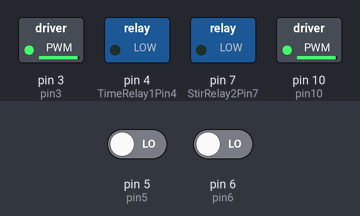
Simulated run of this sketch. Board: Arduino Uno, built with avr-gcc and run on an emulated ATmega328P. Shown: switched loads named in the sketch (green lamp = pin HIGH). The test bench sets the inputs (shaded band); at power-on: pin 5 (pin5) LOW, pin 6 (pin6) LOW. What the sketch prints to the serial monitor is not drawn.

Above: at 1.2 s.
1.3 s: pin 5 (pin5) driven HIGH
At 1.6 s:
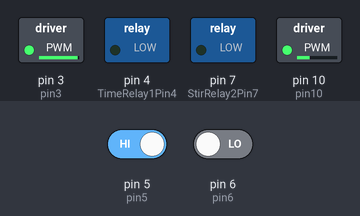
2.8 s: pin 6 (pin6) driven HIGH
At 3.9 s:
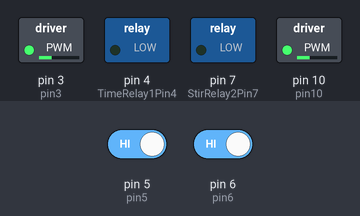
Timing chart, 0 to 5.8 s (numbered marks = the images above; inputs shaded):
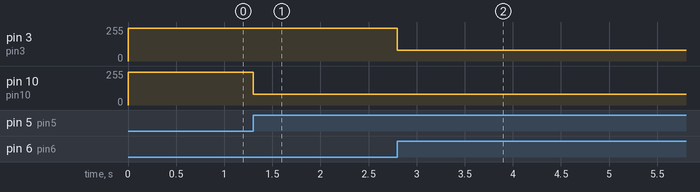

The sketch:

Time_Machine_328P.ino
```cpp
/*Time Machine/Re-Ager and Stir Plate Control ATmega328p 5v 16Mhz
John Emig
06/22/2015
Fan Control on timer 1, Pin 5
digital relay control on pin 4 for time machine motor, and Pin 7 for stir plate motor
three thermocouples A0, A1, A2
no thermal couple code not needed at this time

*/


//===================== VVV Time Keeping Stuff VVV
int years=0;
int months=0;
int weeks=0;
int days=0;
int hours=0;
int minutes=0;
unsigned long seconds=0;
unsigned long msec=0;

//===================== ^^^ Time Keeping Stuff ^^^

int pin5=5; //on signal for time machine
int pin6=6; //on signal for stir plate
int pin8=8; //used as a signal pin to display up time and status
int pin9=9; //open input

//===================== VVV Time Machine Control Stuff VVV
int pin3 = 3;   //TM Fan PWM
int TimeRelay1Pin4=4;
int fan01=0;
int motor01=0;
int motorminutes;
int motor01minutes;
//===================== ^^^ Time Machine Control Stuff ^^^

//===================== VVV Stir Plate Control VVV
int pin10 = 10;  //Stir Fan PWM
int StirRelay2Pin7=7;
int fan02=0;
int motor02=0;
int stirmotorminutes;
int motor02minutes;
//===================== ^^^ Stir Plate Control ^^^

//===================== VVV Fan Control Stuff VVV

unsigned int integerValue=0;  // Max value is 65535
char incomingByte;            // Fan Control Stuff


unsigned long speed = 0;      // Fan Control Stuff

int dc01;
int dc02;

//===================== ^^^ Fan Control Stuff ^^^

//===================== VVV Temp Read Stuff VVV
int tempPin0 = A0;    //Thermmocouple 1
int tempPin1 = A1;    //Thermocouple 2
int tempPin2 = A2;    //Thermocouple 3
long tempReading0;  //Temp Control Stuff
long tempReading1;  //Temp Control Stuff
long tempReading2;  //Temp Control Stuff
float avgTemp0;  //Temp Control Stuff
float avgTemp1;  //Temp Control Stuff
float avgTemp2;  //Temp Control Stuff
//===================== ^^^ Temp Read Stuff ^^^

void setup() {

  Serial.begin(115200);
  Serial.println(" :: Start :06-22-2015 10:45 : Ver XXX.50.01 ");
  Serial.println(" :: Start :: ");
  Serial.println(" :: Start :: ");


TCCR1B = TCCR0B & 0b11111000 | 0x01;
TCCR2B = TCCR0B & 0b11111000 | 0x01;


  pinMode(pin10, OUTPUT); //Stir Fan PWM
  pinMode(pin3, OUTPUT); //TM Fan PWM

  OCR1B = 245;
  OCR2B = 245;

TCCR1A = _BV(COM1A1) | _BV(COM1B1) | _BV(WGM10); // init timer0 configure for fast PWM
TCCR2A = _BV(COM2A1) | _BV(COM2B1) | _BV(WGM20); // init timer0 configure for fast PWM


 pinMode(pin5,INPUT);  //Signal To turn on TM
  pinMode(pin6,INPUT);  //Signal to turn on Stir
   pinMode(pin8,INPUT); //Signal to display time
    pinMode(pin9,INPUT); //signal to turn on Stir controlled by varible Knob
 pinMode(TimeRelay1Pin4, OUTPUT);  //turn on TM Motor
  pinMode(StirRelay2Pin7, OUTPUT);  //Turn on Stir motor

}

void loop() {
  //Current fan in use is positive polarity so 255= high and 1= low;

//============== Time Keeping Code =====VVV
  msec=millis();
  seconds=msec/1000;
  minutes=msec/60000;
  hours=msec/3600000;
  days=msec/86400000;
  weeks=msec/604800000;
  months=msec/2618784000;
  years=msec/3142540800;

if (seconds>=60) {seconds = seconds % 60;}
if (minutes>=60) {minutes = minutes % 60;}
if (hours>=24) {hours = hours % 24;}
if (days>=7) {days = days % 7;}
if ((weeks>=4) && (days>=2)) {weeks = 0;}
if (months>=12) {months = months % 12;}
//============== Time Keeping Code =====^^^

//============== Display Stus Button Code =====VVV
//if (digitalRead(pin8)==HIGH) { //Display Status Button
//Serial.println("Unit has been up and running for ");
//Serial.print(years);Serial.print (" Years ");Serial.print(months);Serial.print(" Months ");Serial.print(weeks);Serial.print(" Weeks ");Serial.print(days);Serial.print(" Days ");Serial.print(hours);Serial.print(" Hours ");Serial.print(minutes);Serial.print(" Min ");Serial.print(seconds);Serial.print(" Sec ");
//Serial.println(0,0);
 //}
//============== Display Stus Button Code =====^^^


                                  //=== Time Machine Code ===\\===VVV
if (digitalRead(pin5)==HIGH) {  // Turn on Time Machine

   //=== turn on motor and fan ===\\===VVVV
    if (fan01==0) {
      OCR1B=80;   //fan speed
      fan01=1;   //flag fan on
      motor01=1;
      }

    if (fan01==1) {
      if (motorminutes != minutes) { //xxx
      motorminutes=minutes; //xxx
      ++motor01minutes;
      }
    }
//10/08/2015 motor reliability tests show better reliability with 30mins on instead of 60mins
    if ((motor01minutes==30) && (motor01==1)) { //shut down motor ramp fan to 80%
      digitalWrite(TimeRelay1Pin4, HIGH);  //motor relay to off
      OCR1B=129;            //fan set to 80%
      motor01=2;
      //10/08/2015 added the following 5 'cause the status was flooding the serial port and it did not need to
          if (digitalRead(pin8)==HIGH) { //Display Status Button
            Serial.println("Unit has been up and running for ");
            Serial.print(years);Serial.print (" Years ");Serial.print(months);Serial.print(" Months ");Serial.print(weeks);Serial.print(" Weeks ");Serial.print(days);Serial.print(" Days ");Serial.print(hours);Serial.print(" Hours ");Serial.print(minutes);Serial.print(" Min ");Serial.print(seconds);Serial.print(" Sec ");
            Serial.println(0,0);
           }
    }

    if ((motor01minutes==33) && (motor01==2)) { //motor has been off and fan has been at 80% for 3 minutes
      OCR1B=10;                //shut off fan
      motor01=3;
    }

    if ((motor01minutes==38) && (motor01==3)) {  //re-set all we have rested for 5
     fan01=0;
     motor01=0;
     motor01minutes=0;
    }
 }
                                    //=== Time Machine Code ===\\===^^^


                                  //=== Stir Plate Code ===\\===VVV
 if (digitalRead(pin6)==HIGH) {

   //=== turn on motor and fan ===\\===VVVV
  if (fan02==0) {
    OCR2B=80;
    fan02=1;
    motor02=1;
    digitalWrite(StirRelay2Pin7, LOW);
    }

     if (fan02==1) {
      if (stirmotorminutes != minutes) { //xxx
      stirmotorminutes=minutes;  //xxx
      ++motor02minutes;
      }
    }
//10/08/2015 motor reliability tests show better reliability with 30mins on instead of 60mins
    if ((motor02minutes==30) && (motor02==1)) { //shut down motor ramp fan to 80%
      digitalWrite(StirRelay2Pin7, HIGH);  //motor relay to off
      OCR2B=129;                             //fan set to 80%
      motor02=2;
      //10/08/2015 added the following 5 'cause the status was flooding the serial port and it did not need to
          if (digitalRead(pin8)==HIGH) { //Display Status Button
            Serial.println("Unit has been up and running for ");
            Serial.print(years);Serial.print (" Years ");Serial.print(months);Serial.print(" Months ");Serial.print(weeks);Serial.print(" Weeks ");Serial.print(days);Serial.print(" Days ");Serial.print(hours);Serial.print(" Hours ");Serial.print(minutes);Serial.print(" Min ");Serial.print(seconds);Serial.print(" Sec ");
            Serial.println(0,0);
           }
    }

    if ((motor02minutes==33) && (motor02==2)){ //motor has been off and fan has been at 80% for 3 minutes
      OCR2B=10;                //shut off fan
      motor02=3;
    }

    if ((motor02minutes==38) && (motor02==3)) {  //re-set all we have rested for 5
     fan02=0;
     motor02=0;
     motor02minutes=0;

    }                            //=== Stir Plate Code ===\\===^^^
 }
                                   //=== Fan Stir Plate Code ===\\===VVV
                                   /*
                                   The plan is the use the Pwm control for the stirplate motor speed control
                                   Use a varible resitor (VR) to tell the PWM the speed wire the VR as a voltage divider
                                   as the voltage read changes so does the speed.

                                   o to 5v 0 to 1023
                                   fan speeds are 0 255
                                   .25 pwm per increment
                                   ==========
                                   .05V per increment
                                   ==========
                                   .2v(200mv) = 1 PWM

                                   */


                                   //=== Fan Stir Plate Code ===\\===^^^
}
```

Measured:
- after the input at 1.3 s, pin 10 (pin10): 245/255 → 80/255 at once
- after the input at 2.8 s, pin 3 (pin3): 245/255 → 80/255 at once
